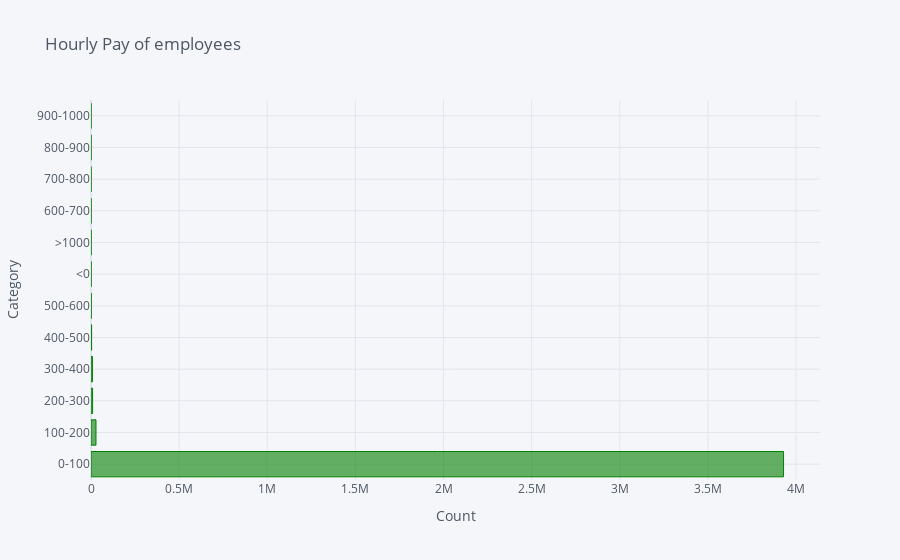

Write notebook code for a chart like this one.
### Markdown cell above
##### Visualize Hourly Pay category

### Code cell
temp = pd.DataFrame(df['HourlyPayCategory'].value_counts().reset_index()).rename(columns={"index":"Count"})
temp.iplot(kind='bar', x="Count", y="HourlyPayCategory",color='green', title='Hourly Pay of employees',
           xTitle='Count', yTitle='Category', orientation='h')

### Figure 1 — Plotly figure (JSON) as saved in the notebook; plotly's stock layout.template omitted (floating-point values rounded to 4 significant figures)
{"data": [{"marker": {"color": "rgba(0, 128, 0, 0.6)", "line": {"color": "rgba(0, 128, 0, 1.0)", "width": 1}}, "name": "HourlyPayCategory", "orientation": "h", "text": "", "type": "bar", "x": [3929290, 28312, 8993, 8239, 3417, 935, 482, 479, 209, 114, 92, 61], "y": ["0-100", "100-200", "200-300", "300-400", "400-500", "500-600", "<0", ">1000", "600-700", "700-800", "800-900", "900-1000"]}], "layout": {"legend": {"bgcolor": "#F5F6F9", "font": {"color": "#4D5663"}}, "paper_bgcolor": "#F5F6F9", "plot_bgcolor": "#F5F6F9", "title": {"font": {"color": "#4D5663"}, "text": "Hourly Pay of employees"}, "xaxis": {"gridcolor": "#E1E5ED", "showgrid": true, "tickfont": {"color": "#4D5663"}, "title": {"font": {"color": "#4D5663"}, "text": "Count"}, "zerolinecolor": "#E1E5ED"}, "yaxis": {"gridcolor": "#E1E5ED", "showgrid": true, "tickfont": {"color": "#4D5663"}, "title": {"font": {"color": "#4D5663"}, "text": "Category"}, "zerolinecolor": "#E1E5ED"}}}
